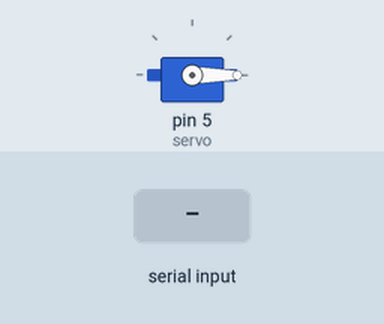
Recording of a sketch running on a simulated Arduino Uno, built with avr-gcc and run on an emulated ATmega328P. Shown: servo. Inputs (shaded band) come from the test bench.

Above: at 1.2 s.
1.3 s: "90,45\n" received over Serial
At 2.5 s:
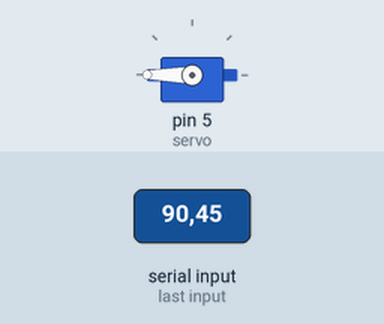
2.8 s: "5\n" received over Serial
At 3.6 s:
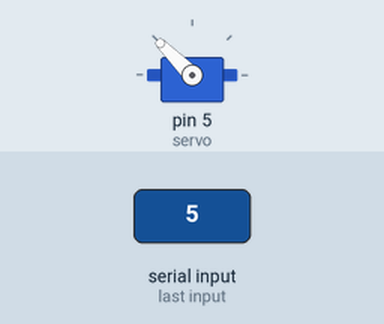
4.3 s: "30,150\n" received over Serial
At 4.8 s:
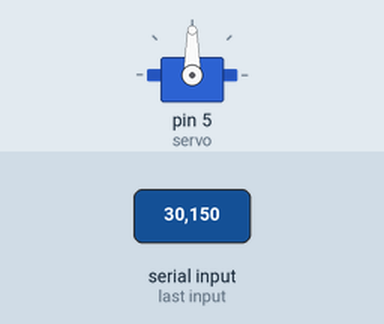
5.8 s: "a,45\n" received over Serial
At 7.0 s:
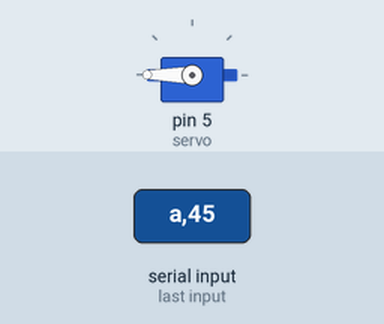
7.3 s: "90\n" received over Serial
At 9.0 s:
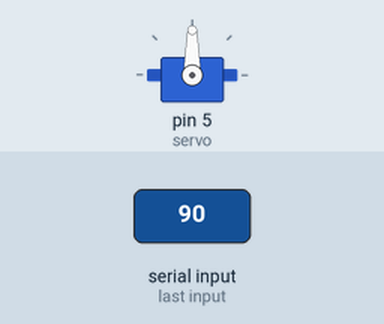
Timing chart, 0 to 10.5 s (numbered marks = the images above; inputs shaded):
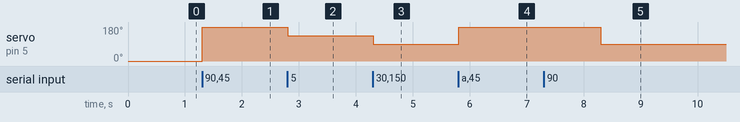

The sketch:

ACELEROMETO_INO.ino
```cpp
#include <Servo.h>

Servo servo;
float sinal;
int pos;
bool led = HIGH;
void setup() {

  Serial.begin(9600);
  servo.attach(5);
  servo.write(0);
}

void loop() {
  if(Serial.read()=='a')
  {
    led = !led;
    digitalWrite(13,led);
  }else
  {
    if(Serial.available())
    {
      sinal = Serial.parseFloat();
      pos = map(sinal, -10.00, 10.00,0,180);
      servo.write(pos);
    }
  }

}
```

Measured:
- after the input at 1.3 s, servo on pin 5 (servo): 0° → 180° at once
- after the input at 2.8 s, servo on pin 5 (servo): 180° → 135° at once
- after the input at 4.3 s, servo on pin 5 (servo): 135° → 90° at once
- after the input at 5.8 s, servo on pin 5 (servo): 90° → 180° at once
- after the input at 7.3 s, servo on pin 5 (servo): 180° → 90° after 1.0 s
